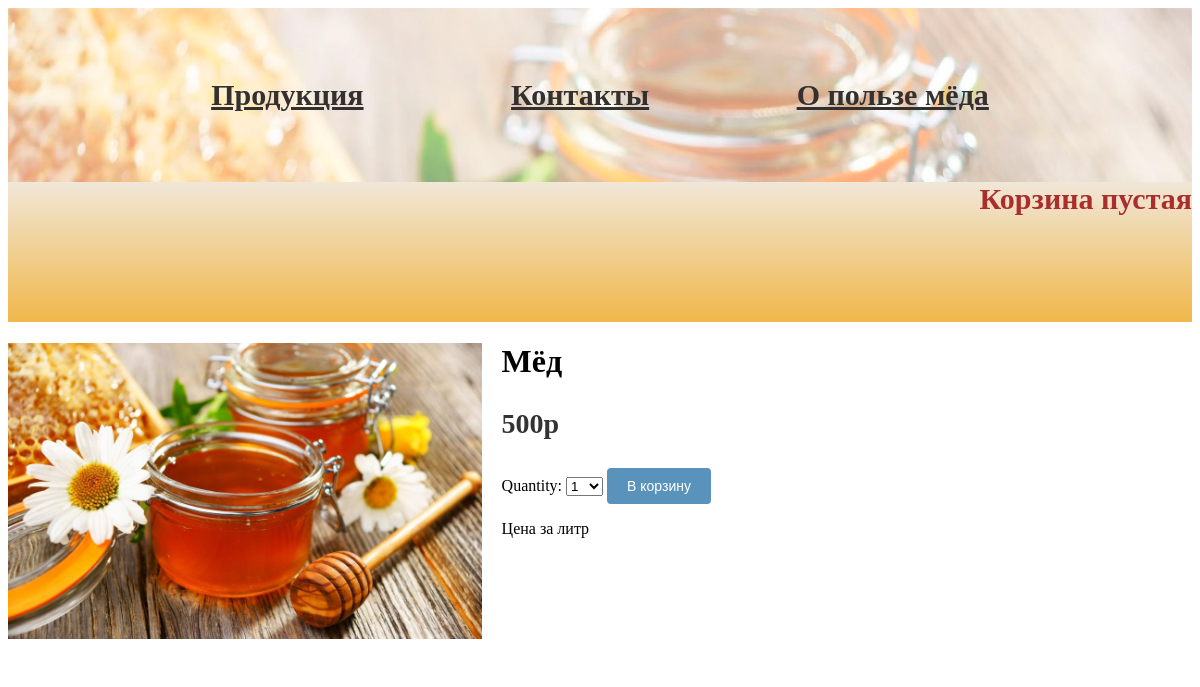
Screenshot of /1/myod with the database file from the repository.
### myshop/models.py (models this page shows)
class Product(models.Model):
    name = models.CharField(max_length=150, db_index=True, verbose_name='Наименование')
    slug = models.CharField(max_length=150, db_index=True, unique=True, verbose_name='Ссылка')
    image = models.ImageField(upload_to='product/%Y/%m/%d', blank=True)
    description = models.TextField(max_length=1000, blank=True, verbose_name='Описание')
    price = models.TextField(max_length=10, blank=True, verbose_name='цена')
    available = models.BooleanField(default=True, verbose_name='Наличие')
    created = models.DateTimeField(auto_now_add=True, verbose_name='Добавлен')
    uploaded = models.DateTimeField(auto_now=True, verbose_name='Изменён')
    class Meta:
        ordering = ('name',)
        verbose_name = 'Товар'
        verbose_name_plural = 'Товары'
        index_together = (('id', 'slug'), )
    def __str__(self):
        return  self.name
    def get_absolute_url(self):
        return reverse('myshop:product_detail', args=[self.id, self.slug])

### myshop/views.py (the view)
# urls.py: path('<int:id>/<slug:slug>', views.product_detail,
def product_detail(request, id, slug):
    product = get_object_or_404(Product, id=id, slug=slug, available=True)
    cart_product_form = CartAddProductForm()
    return render(request, 'shop/product/detail.html', {'product': product,
                                                        'cart_product_form': cart_product_form,
                                                        })

### cart/forms.py
class CartAddProductForm(forms.Form):
    quantity = forms.TypedChoiceField(
                                choices=PRODUCT_QUANTITY_CHOICES,
                                coerce=int)
    update = forms.BooleanField(required=False,
                                initial=False,
                                widget=forms.HiddenInput)

### cart/cart.py (called while the page is built)
    def __len__(self):
        return sum(item['quantity'] for item in self.cart.values())

### cart/context_processors.py (called while the page is built)
def cart(request):
    return {'cart': Cart(request)}

### myshop/templates/shop/product/detail.html (shortened to what this page needs)
{% extends "shop/base.html" %}
{% load static %}
{% block content %}
<div class="product-detail">
<img src="{% if product.image %}{{ product.image.url }}{% else %}
{% static "img/no_image.png" %}{% endif %}">
<h1>{{ product.name }}</h1>
<p class="price">{{ product.price }}р</p>
   <form action="{% url 'cart:cart_add' product.id %}"  method="post">
       {{ cart_product_form }}
       <input type="submit" value="В корзину">
   </form>
{{ product.description|linebreaks }}
</div>
{% endblock %}

### myshop/static/css/base.css (style rules this page uses)
a.button, input[type="submit"] { color:#fff; background:#5993bb; border-radius:4px; padding:10px 20px; font-size:14px; border:0; }
.product-detail { text-align:justify; }
.product-detail .price { color:#333; font-size:28px; font-weight:bold; }
.product-detail img { width:40%; float:left; padding:0 20px 20px 0; }
.product-detail h1 { margin-bottom:0; }

### rows the page displays
Product: image (picture), name "Мёд", price "500", description "Цена за литр"
